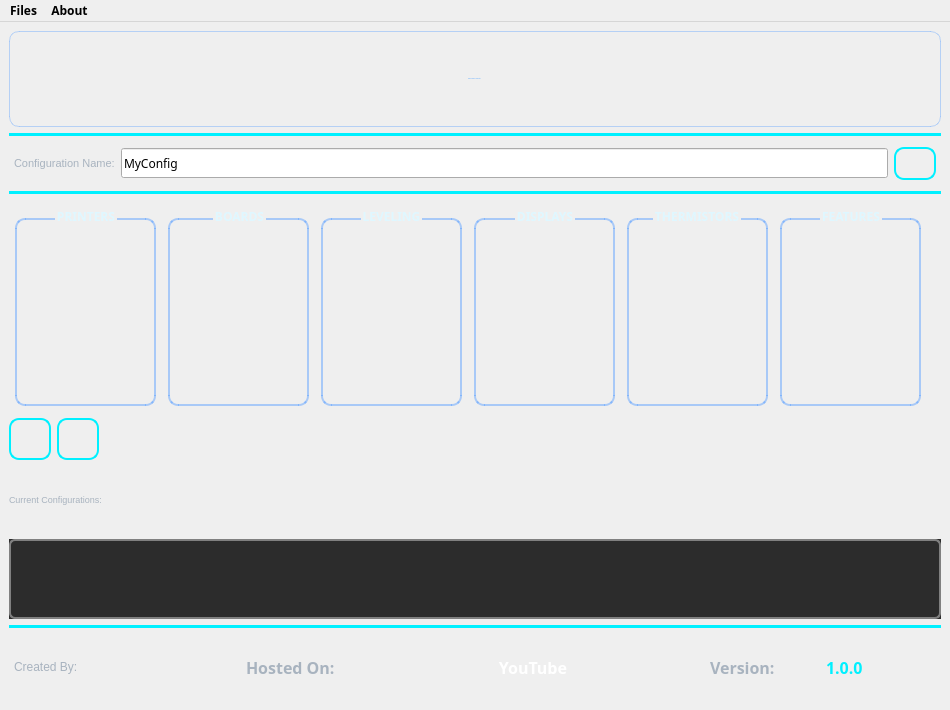
<?xml version="1.0" encoding="UTF-8"?>
<ui version="4.0">
 <author>xXHenneBXx</author>
 <class>MainWindow</class>
 <widget class="QMainWindow" name="MainWindow">
  <property name="geometry">
   <rect>
    <x>0</x>
    <y>0</y>
    <width>950</width>
    <height>710</height>
   </rect>
  </property>
  <property name="maximumSize">
   <size>
    <width>950</width>
    <height>710</height>
   </size>
  </property>
  <property name="font">
   <font>
    <family>Segoe UI Semibold</family>
    <bold>true</bold>
   </font>
  </property>
  <property name="contextMenuPolicy">
   <enum>Qt::ContextMenuPolicy::DefaultContextMenu</enum>
  </property>
  <property name="windowTitle">
   <string>Marlin Firmware Configurator</string>
  </property>
  <property name="windowIcon">
   <iconset resource="resources.qrc">
    <normaloff>:/icons/icons/App/AppIcon.png</normaloff>:/icons/icons/App/AppIcon.png</iconset>
  </property>
  <property name="layoutDirection">
   <enum>Qt::LayoutDirection::LeftToRight</enum>
  </property>
  <property name="autoFillBackground">
   <bool>false</bool>
  </property>
  <property name="styleSheet">
   <string notr="true"/>
  </property>
  <property name="iconSize">
   <size>
    <width>60</width>
    <height>60</height>
   </size>
  </property>
  <property name="unifiedTitleAndToolBarOnMac">
   <bool>true</bool>
  </property>
  <widget class="QWidget" name="centralwidget">
   <property name="minimumSize">
    <size>
     <width>950</width>
     <height>600</height>
    </size>
   </property>
   <property name="font">
    <font>
     <pointsize>12</pointsize>
    </font>
   </property>
   <property name="autoFillBackground">
    <bool>false</bool>
   </property>
   <property name="styleSheet">
    <string notr="true">QWidget
{
	background-image: url(:/icons/icons/App/background.png);
}

QGroupBox
 {
	background: qlineargradient(spread:pad, x1:0, y1:1, x2:0, y2:0.25,
							stop:0 rgba(29, 192, 197, 0.92),
							stop:0.32 rgba(34, 126, 255, 0.55),
							stop:1 rgba(22, 27, 34, 0.98));
	border: 1.55px solid rgba(96, 162, 255, 0.5);
	border-radius: 10px;
	margin-top: 12px;
	font-weight: 600;
	color: #dff7ff;
	padding-top: 8px;
}

QWidget#headerWidget {
            background: qlineargradient(spread:pad, x1:0, y1:1, x2:0, y2:0,
                                        stop:0 rgba(29, 192, 197, 0.92),
                                        stop:0.35 rgba(35, 134, 255, 0.54),
                                        stop:1 rgba(13, 17, 23, 0.96));
            border: 1px solid rgba(96, 162, 255, 0.4);
            border-radius: 10px;
}

QGroupBox QCheckBox, QGroupBox QRadioButton {
        spacing: 8px;
        background: none;
        border: none;
}

QCheckBox::indicator, QRadioButton::indicator {
        width: 14px;
        height: 14px;
        border: 1px solid #30363d;
        background: #1c2128;
}

QCheckBox::indicator:checked, QRadioButton::indicator:checked {
        background: #48ff00;
        border-color: #58a6ff;
}

    QScrollBar:vertical {
        border: none;
        background: rgba(22, 27, 34, 0.5); 
        width: 6px;
        margin: 0px;
        border-radius: 3px;
    }

    QScrollBar::handle:vertical {
        background: rgba(34, 126, 255, 0.55);
        min-height: 15px;
        border-radius: 3px;
    }

    QScrollBar::handle:vertical:hover {
        background: rgba(34, 126, 255, 0.85);
    }

    QScrollBar::add-line:vertical, QScrollBar::sub-line:vertical {
        height: 0px;
        background: none;
    }</string>
   </property>
   <layout class="QGridLayout" name="gridLayout_2">
    <item row="5" column="1">
     <widget class="QPushButton" name="copyButton">
      <property name="enabled">
       <bool>true</bool>
      </property>
      <property name="sizePolicy">
       <sizepolicy hsizetype="Preferred" vsizetype="Preferred">
        <horstretch>0</horstretch>
        <verstretch>0</verstretch>
       </sizepolicy>
      </property>
      <property name="maximumSize">
       <size>
        <width>42</width>
        <height>42</height>
       </size>
      </property>
      <property name="font">
       <font>
        <family>Yu Gothic UI Semibold</family>
        <pointsize>6</pointsize>
        <italic>false</italic>
        <fontweight>DemiBold</fontweight>
       </font>
      </property>
      <property name="mouseTracking">
       <bool>true</bool>
      </property>
      <property name="styleSheet">
       <string notr="true">QPushButton {
border: 2px solid #00f0ff ;
color: #00f0ff;
border-radius: 10px;
padding: 6px 10px;
background-color: transparent;
background: transparent;
}

QPushButton:hover {
 border: 2px solid rgba(96, 162, 255, 0.4);
 border-radius: 10px;
 background-color:  #079fff;
}, 

QPushButton:pressed {
border: 1px solid #00f0ff;
border-radius: 20px;
background-color:  #079fff;
}</string>
      </property>
      <property name="text">
       <string/>
      </property>
      <property name="icon">
       <iconset resource="resources.qrc">
        <normaloff>:/icons/icons/AppIcons/copy.png</normaloff>:/icons/icons/AppIcons/copy.png</iconset>
      </property>
      <property name="iconSize">
       <size>
        <width>80</width>
        <height>40</height>
       </size>
      </property>
     </widget>
    </item>
    <item row="9" column="0" colspan="3">
     <layout class="QHBoxLayout" name="horizontalLayout">
      <property name="leftMargin">
       <number>5</number>
      </property>
      <property name="topMargin">
       <number>5</number>
      </property>
      <property name="rightMargin">
       <number>5</number>
      </property>
      <property name="bottomMargin">
       <number>5</number>
      </property>
      <item>
       <widget class="QLabel" name="authorTitle">
        <property name="font">
         <font>
          <family>Segoe UI</family>
          <pointsize>9</pointsize>
          <italic>false</italic>
          <bold>false</bold>
         </font>
        </property>
        <property name="styleSheet">
         <string notr="true">font: 9pt &quot;Segoe UI&quot;;
color: #a8b3bf;
background: none;</string>
        </property>
        <property name="text">
         <string>&lt;html&gt;&lt;head/&gt;&lt;body&gt;&lt;p&gt;Created By:&lt;/p&gt;&lt;/body&gt;&lt;/html&gt;</string>
        </property>
       </widget>
      </item>
      <item>
       <widget class="QLabel" name="AuthorImage">
        <property name="font">
         <font>
          <family>Lucida Bright</family>
         </font>
        </property>
        <property name="styleSheet">
         <string notr="true">background: none</string>
        </property>
        <property name="text">
         <string/>
        </property>
        <property name="pixmap">
         <pixmap resource="resources.qrc">:/icons/icons/App/Author.png</pixmap>
        </property>
       </widget>
      </item>
      <item>
       <widget class="QLabel" name="label">
        <property name="maximumSize">
         <size>
          <width>125</width>
          <height>25</height>
         </size>
        </property>
        <property name="styleSheet">
         <string notr="true">font: 9pt &quot;Segoe UI&quot;;
color: #a8b3bf;
background: none;</string>
        </property>
        <property name="text">
         <string>Hosted On:</string>
        </property>
        <property name="margin">
         <number>-1</number>
        </property>
       </widget>
      </item>
      <item>
       <widget class="QPushButton" name="githubButton">
        <property name="sizePolicy">
         <sizepolicy hsizetype="Preferred" vsizetype="Preferred">
          <horstretch>0</horstretch>
          <verstretch>0</verstretch>
         </sizepolicy>
        </property>
        <property name="styleSheet">
         <string notr="true">QPushButton {
   padding: 6px 10px;
   background-color: transparent;
   background: transparent;
}

QPushButton:hover {
   border: 1px solid black;
   border-radius: 20px;
   background-color:  #079fff;
}, 

QPushButton:pressed {
   border: 1px solid #00f0ff;
   border-radius: 20px;
	background-color:  #079fff;
}
</string>
        </property>
        <property name="text">
         <string/>
        </property>
        <property name="icon">
         <iconset resource="resources.qrc">
          <normaloff>:/icons/icons/Github/PNG/GitHub_Lockup_White_Clearspace.png</normaloff>:/icons/icons/Github/PNG/GitHub_Lockup_White_Clearspace.png</iconset>
        </property>
        <property name="iconSize">
         <size>
          <width>165</width>
          <height>40</height>
         </size>
        </property>
        <property name="flat">
         <bool>true</bool>
        </property>
       </widget>
      </item>
      <item>
       <widget class="QPushButton" name="youtubeButton">
        <property name="sizePolicy">
         <sizepolicy hsizetype="Preferred" vsizetype="Preferred">
          <horstretch>0</horstretch>
          <verstretch>0</verstretch>
         </sizepolicy>
        </property>
        <property name="styleSheet">
         <string notr="true">QPushButton {
   font-family: &quot;Roboto Sans Bold&quot;;
   font-weight: 800;
   font-size: 12pt;
   padding: 6px 10px;
   color: #ffffff;
   background-color: transparent;
   background: transparent;
}

QPushButton:hover {
  border: 1px solid black;
  border-radius: 20px;
  background-color: qlineargradient(x1:0, y1:0, x2:0, y2:1,stop:0 #ff0033, stop:1 #ca0000);
  color: black;
}, 

QPushButton:pressed {
   border: 2px solid #00f0ff;
   border-radius: 15px;
   background-color: qlineargradient(x1:0, y1:0, x2:0, y2:1, stop:0 #E6E6E6, stop:1 #dcdcdc);
   color: #00f0ff;
}</string>
        </property>
        <property name="text">
         <string>YouTube</string>
        </property>
        <property name="icon">
         <iconset resource="resources.qrc">
          <normaloff>:/icons/icons/Youtube/Digital/01 Red/yt_icon_red_digital.png</normaloff>:/icons/icons/Youtube/Digital/01 Red/yt_icon_red_digital.png</iconset>
        </property>
        <property name="iconSize">
         <size>
          <width>75</width>
          <height>45</height>
         </size>
        </property>
        <property name="flat">
         <bool>true</bool>
        </property>
       </widget>
      </item>
      <item>
       <widget class="QPushButton" name="discordButton">
        <property name="styleSheet">
         <string notr="true">QPushButton {
   padding: 6px 10px;
   background-color: transparent;
   background: transparent;
}

QPushButton:hover {
   border: 1px solid black;
   border-radius: 15px;
   background-color:  #E0E3FF;
}

QPushButton:pressed {
   border: 1px solid #00f0ff;
   border-radius: 20px;
   background-color:  #E0E3FF;
}
</string>
        </property>
        <property name="text">
         <string/>
        </property>
        <property name="icon">
         <iconset resource="resources.qrc">
          <normaloff>:/icons/icons/Discord/Logo_RGB/Discord-Logo-Blurple.png</normaloff>:/icons/icons/Discord/Logo_RGB/Discord-Logo-Blurple.png</iconset>
        </property>
        <property name="iconSize">
         <size>
          <width>125</width>
          <height>40</height>
         </size>
        </property>
        <property name="flat">
         <bool>true</bool>
        </property>
       </widget>
      </item>
      <item>
       <widget class="QLabel" name="versionLabel">
        <property name="styleSheet">
         <string notr="true">font: 10pt &quot;Segoe UI&quot;;
color: #a8b3bf;
background: none;</string>
        </property>
        <property name="text">
         <string>Version:</string>
        </property>
       </widget>
      </item>
      <item>
       <widget class="QLabel" name="Version">
        <property name="styleSheet">
         <string notr="true">color: rgba(0, 240, 255, 1.0);
font: 10pt &quot;Segoe UI&quot;;
background: none;</string>
        </property>
        <property name="text">
         <string>1.0.0</string>
        </property>
       </widget>
      </item>
     </layout>
    </item>
    <item row="0" column="0" colspan="3">
     <widget class="QWidget" name="headerWidget" native="true">
      <property name="sizePolicy">
       <sizepolicy hsizetype="Preferred" vsizetype="Fixed">
        <horstretch>0</horstretch>
        <verstretch>0</verstretch>
       </sizepolicy>
      </property>
      <property name="minimumSize">
       <size>
        <width>0</width>
        <height>96</height>
       </size>
      </property>
      <property name="font">
       <font>
        <family>Lucida Bright</family>
       </font>
      </property>
      <property name="styleSheet">
       <string notr="true">
 </string>
      </property>
      <layout class="QGridLayout" name="gridLayout">
       <item row="0" column="0">
        <spacer name="horizontalSpacer">
         <property name="orientation">
          <enum>Qt::Orientation::Horizontal</enum>
         </property>
         <property name="sizeHint" stdset="0">
          <size>
           <width>167</width>
           <height>20</height>
          </size>
         </property>
        </spacer>
       </item>
       <item row="0" column="1">
        <widget class="QLabel" name="titleLabel">
         <property name="font">
          <font>
           <family>Segoe UI</family>
           <pointsize>-1</pointsize>
           <italic>false</italic>
           <fontweight>ExtraBold</fontweight>
          </font>
         </property>
         <property name="focusPolicy">
          <enum>Qt::FocusPolicy::NoFocus</enum>
         </property>
         <property name="layoutDirection">
          <enum>Qt::LayoutDirection::LeftToRight</enum>
         </property>
         <property name="styleSheet">
          <string notr="true">font: 800 40px 'Segoe UI';
color: #58a6ff;
background:transparent;
</string>
         </property>
         <property name="frameShadow">
          <enum>QFrame::Shadow::Plain</enum>
         </property>
         <property name="text">
          <string>Marlin Firmware Configurator</string>
         </property>
         <property name="scaledContents">
          <bool>false</bool>
         </property>
        </widget>
       </item>
       <item row="0" column="2">
        <spacer name="horizontalSpacer_2">
         <property name="orientation">
          <enum>Qt::Orientation::Horizontal</enum>
         </property>
         <property name="sizeHint" stdset="0">
          <size>
           <width>166</width>
           <height>20</height>
          </size>
         </property>
        </spacer>
       </item>
      </layout>
     </widget>
    </item>
    <item row="6" column="0" colspan="3">
     <widget class="QLabel" name="commandLabel">
      <property name="font">
       <font>
        <family>Segoe UI</family>
        <italic>false</italic>
        <bold>false</bold>
       </font>
      </property>
      <property name="styleSheet">
       <string notr="true">color: #a8b3bf; 
background:transparent</string>
      </property>
      <property name="text">
       <string>&lt;html&gt;&lt;head/&gt;&lt;body&gt;&lt;p&gt;&lt;span style=&quot; font-size:7pt;&quot;&gt;Current Configurations:&lt;/span&gt;&lt;/p&gt;&lt;/body&gt;&lt;/html&gt;</string>
      </property>
      <property name="margin">
       <number>-1</number>
      </property>
     </widget>
    </item>
    <item row="8" column="0" colspan="3">
     <widget class="Line" name="line_2">
      <property name="maximumSize">
       <size>
        <width>16777215</width>
        <height>3</height>
       </size>
      </property>
      <property name="styleSheet">
       <string notr="true">border: 2px solid rgba(0, 240, 255, 1.0);
border-radius: 10px;</string>
      </property>
      <property name="lineWidth">
       <number>-1</number>
      </property>
      <property name="midLineWidth">
       <number>4</number>
      </property>
      <property name="orientation">
       <enum>Qt::Orientation::Horizontal</enum>
      </property>
     </widget>
    </item>
    <item row="5" column="0">
     <widget class="QPushButton" name="generateButton">
      <property name="maximumSize">
       <size>
        <width>42</width>
        <height>42</height>
       </size>
      </property>
      <property name="font">
       <font>
        <family>Yu Gothic UI Semibold</family>
        <pointsize>9</pointsize>
        <italic>false</italic>
        <fontweight>DemiBold</fontweight>
       </font>
      </property>
      <property name="mouseTracking">
       <bool>true</bool>
      </property>
      <property name="styleSheet">
       <string notr="true">QPushButton {
border: 2px solid #00f0ff ;
color: #00f0ff;
border-radius: 10px;
padding: 6px 10px;
background-color: transparent;
background: transparent;
}

QPushButton:hover {
 border: 2px solid rgba(96, 162, 255, 0.4);
 border-radius: 10px;
 background-color:  #079fff;
}, 

QPushButton:pressed {
border: 1px solid #00f0ff;
border-radius: 20px;
background-color:  #079fff;
}</string>
      </property>
      <property name="text">
       <string/>
      </property>
      <property name="icon">
       <iconset resource="resources.qrc">
        <normaloff>:/icons/icons/AppIcons/display.png</normaloff>:/icons/icons/AppIcons/display.png</iconset>
      </property>
      <property name="iconSize">
       <size>
        <width>40</width>
        <height>40</height>
       </size>
      </property>
     </widget>
    </item>
    <item row="7" column="0" colspan="3">
     <widget class="QPlainTextEdit" name="commandPreview">
      <property name="maximumSize">
       <size>
        <width>16777215</width>
        <height>80</height>
       </size>
      </property>
      <property name="font">
       <font>
        <family>Lucida Bright</family>
       </font>
      </property>
      <property name="autoFillBackground">
       <bool>true</bool>
      </property>
      <property name="styleSheet">
       <string notr="true">border: 2px solid gray ;
color: #48ff00;
border-radius: 6px;
/*padding: 6px 10px;*/
background: rgb(44, 44, 44)
</string>
      </property>
      <property name="readOnly">
       <bool>true</bool>
      </property>
     </widget>
    </item>
    <item row="2" column="0" colspan="3">
     <layout class="QHBoxLayout" name="horizontalLayout_2">
      <property name="leftMargin">
       <number>5</number>
      </property>
      <property name="topMargin">
       <number>5</number>
      </property>
      <property name="rightMargin">
       <number>5</number>
      </property>
      <property name="bottomMargin">
       <number>5</number>
      </property>
      <item>
       <widget class="QLabel" name="nameLabel">
        <property name="font">
         <font>
          <family>Segoe UI</family>
          <pointsize>9</pointsize>
          <italic>false</italic>
          <bold>false</bold>
         </font>
        </property>
        <property name="styleSheet">
         <string notr="true">QLabel#nameLabel 
{ 
font: 9pt &quot;Segoe UI&quot;;
color: #a8b3bf;
background:transparent
}</string>
        </property>
        <property name="text">
         <string>&lt;html&gt;&lt;head/&gt;&lt;body&gt;&lt;p&gt;&lt;span style=&quot; font-size:8pt;&quot;&gt;Configuration Name:&lt;/span&gt;&lt;/p&gt;&lt;/body&gt;&lt;/html&gt;</string>
        </property>
       </widget>
      </item>
      <item>
       <widget class="QLineEdit" name="configNameEdit">
        <property name="sizePolicy">
         <sizepolicy hsizetype="Expanding" vsizetype="Expanding">
          <horstretch>0</horstretch>
          <verstretch>0</verstretch>
         </sizepolicy>
        </property>
        <property name="maximumSize">
         <size>
          <width>16777215</width>
          <height>30</height>
         </size>
        </property>
        <property name="font">
         <font>
          <family>Lucida Bright</family>
         </font>
        </property>
        <property name="text">
         <string>MyConfig</string>
        </property>
        <property name="frame">
         <bool>true</bool>
        </property>
       </widget>
      </item>
      <item>
       <widget class="QPushButton" name="autoNameButton">
        <property name="sizePolicy">
         <sizepolicy hsizetype="Preferred" vsizetype="Preferred">
          <horstretch>0</horstretch>
          <verstretch>0</verstretch>
         </sizepolicy>
        </property>
        <property name="maximumSize">
         <size>
          <width>42</width>
          <height>42</height>
         </size>
        </property>
        <property name="font">
         <font>
          <family>Yu Gothic UI Semibold</family>
          <pointsize>9</pointsize>
          <italic>false</italic>
          <fontweight>DemiBold</fontweight>
         </font>
        </property>
        <property name="mouseTracking">
         <bool>true</bool>
        </property>
        <property name="styleSheet">
         <string notr="true">QPushButton {
border: 2px solid #00f0ff ;
color: #00f0ff;
border-radius: 10px;
padding: 6px 10px;
background-color: transparent;
background: transparent;
}

QPushButton:hover {
 border: 2px solid rgba(96, 162, 255, 0.4);
 border-radius: 10px;
 background-color:  #079fff;
}, 

QPushButton:pressed {
border: 1px solid #00f0ff;
border-radius: 20px;
background-color:  #079fff;
}</string>
        </property>
        <property name="text">
         <string/>
        </property>
        <property name="icon">
         <iconset resource="resources.qrc">
          <normaloff>:/icons/icons/AppIcons/auto_name.png</normaloff>:/icons/icons/AppIcons/auto_name.png</iconset>
        </property>
        <property name="iconSize">
         <size>
          <width>40</width>
          <height>40</height>
         </size>
        </property>
        <property name="flat">
         <bool>false</bool>
        </property>
       </widget>
      </item>
     </layout>
    </item>
    <item row="1" column="0" colspan="3">
     <widget class="Line" name="line">
      <property name="maximumSize">
       <size>
        <width>16777215</width>
        <height>3</height>
       </size>
      </property>
      <property name="autoFillBackground">
       <bool>false</bool>
      </property>
      <property name="styleSheet">
       <string notr="true">border: 2px solid rgba(0, 240, 255, 1.0);
border-radius: 5px;</string>
      </property>
      <property name="midLineWidth">
       <number>2</number>
      </property>
      <property name="orientation">
       <enum>Qt::Orientation::Horizontal</enum>
      </property>
     </widget>
    </item>
    <item row="4" column="0" colspan="3">
     <layout class="QHBoxLayout" name="scrollContentLayout">
      <property name="spacing">
       <number>12</number>
      </property>
      <property name="leftMargin">
       <number>6</number>
      </property>
      <property name="topMargin">
       <number>6</number>
      </property>
      <property name="rightMargin">
       <number>6</number>
      </property>
      <property name="bottomMargin">
       <number>6</number>
      </property>
      <item>
       <widget class="QGroupBox" name="printerGroupBox">
        <property name="sizePolicy">
         <sizepolicy hsizetype="Preferred" vsizetype="Preferred">
          <horstretch>0</horstretch>
          <verstretch>0</verstretch>
         </sizepolicy>
        </property>
        <property name="minimumSize">
         <size>
          <width>141</width>
          <height>200</height>
         </size>
        </property>
        <property name="font">
         <font>
          <family>Lucida Bright</family>
          <fontweight>DemiBold</fontweight>
         </font>
        </property>
        <property name="autoFillBackground">
         <bool>false</bool>
        </property>
        <property name="styleSheet">
         <string notr="true">
/*QGroupBox#printerGroupBox QCheckBox::indicator {
	image: url(:/icons/3d_printer.png);
	width: 18px;
	height: 18px;
}*/</string>
        </property>
        <property name="title">
         <string>PRINTERS</string>
        </property>
        <property name="alignment">
         <set>Qt::AlignmentFlag::AlignCenter</set>
        </property>
        <property name="flat">
         <bool>false</bool>
        </property>
        <property name="checkable">
         <bool>false</bool>
        </property>
        <layout class="QVBoxLayout" name="printerLayout">
         <property name="spacing">
          <number>4</number>
         </property>
         <property name="leftMargin">
          <number>10</number>
         </property>
         <property name="topMargin">
          <number>12</number>
         </property>
         <property name="rightMargin">
          <number>10</number>
         </property>
         <property name="bottomMargin">
          <number>8</number>
         </property>
        </layout>
       </widget>
      </item>
      <item>
       <widget class="QGroupBox" name="boardGroupBox">
        <property name="sizePolicy">
         <sizepolicy hsizetype="Preferred" vsizetype="Preferred">
          <horstretch>0</horstretch>
          <verstretch>0</verstretch>
         </sizepolicy>
        </property>
        <property name="minimumSize">
         <size>
          <width>141</width>
          <height>200</height>
         </size>
        </property>
        <property name="font">
         <font>
          <family>Lucida Bright</family>
          <fontweight>DemiBold</fontweight>
         </font>
        </property>
        <property name="styleSheet">
         <string notr="true">

/*QGroupBox#boardGroupBox QCheckBox::indicator {
            image: url(:/icons/motherboard.png);
            width: 18px;
            height: 18px;
        }*/</string>
        </property>
        <property name="title">
         <string>BOARDS</string>
        </property>
        <property name="alignment">
         <set>Qt::AlignmentFlag::AlignCenter</set>
        </property>
        <layout class="QVBoxLayout" name="boardLayout">
         <property name="spacing">
          <number>4</number>
         </property>
         <property name="leftMargin">
          <number>10</number>
         </property>
         <property name="topMargin">
          <number>12</number>
         </property>
         <property name="rightMargin">
          <number>10</number>
         </property>
         <property name="bottomMargin">
          <number>8</number>
         </property>
        </layout>
       </widget>
      </item>
      <item>
       <widget class="QGroupBox" name="levelingGroupBox">
        <property name="sizePolicy">
         <sizepolicy hsizetype="Preferred" vsizetype="Preferred">
          <horstretch>0</horstretch>
          <verstretch>0</verstretch>
         </sizepolicy>
        </property>
        <property name="minimumSize">
         <size>
          <width>141</width>
          <height>200</height>
         </size>
        </property>
        <property name="font">
         <font>
          <family>Lucida Bright</family>
          <fontweight>DemiBold</fontweight>
         </font>
        </property>
        <property name="styleSheet">
         <string notr="true">
/*QGroupBox#levelingGroupBox QCheckBox::indicator {
            image: url(:/icons/level.png);
            width: 18px;
            height: 18px;
}*/</string>
        </property>
        <property name="title">
         <string>LEVELING</string>
        </property>
        <property name="alignment">
         <set>Qt::AlignmentFlag::AlignCenter</set>
        </property>
        <layout class="QVBoxLayout" name="levelingLayout">
         <property name="spacing">
          <number>4</number>
         </property>
         <property name="leftMargin">
          <number>10</number>
         </property>
         <property name="topMargin">
          <number>12</number>
         </property>
         <property name="rightMargin">
          <number>10</number>
         </property>
         <property name="bottomMargin">
          <number>8</number>
         </property>
        </layout>
       </widget>
      </item>
      <item>
       <widget class="QGroupBox" name="displayGroupBox">
        <property name="sizePolicy">
         <sizepolicy hsizetype="Preferred" vsizetype="Preferred">
          <horstretch>0</horstretch>
          <verstretch>0</verstretch>
         </sizepolicy>
        </property>
        <property name="minimumSize">
         <size>
          <width>141</width>
          <height>200</height>
         </size>
        </property>
        <property name="font">
         <font>
          <family>Lucida Bright</family>
          <fontweight>DemiBold</fontweight>
         </font>
        </property>
        <property name="styleSheet">
         <string notr="true">
/*QGroupBox#displayGroupBox QCheckBox::indicator 
{
	image: url(:/icons/display.png);
	 width: 18px;
	 height: 18px;
}*/</string>
        </property>
        <property name="title">
         <string>DISPLAYS</string>
        </property>
        <property name="alignment">
         <set>Qt::AlignmentFlag::AlignCenter</set>
        </property>
        <layout class="QVBoxLayout" name="displayLayout">
         <property name="spacing">
          <number>4</number>
         </property>
         <property name="leftMargin">
          <number>10</number>
         </property>
         <property name="topMargin">
          <number>12</number>
         </property>
         <property name="rightMargin">
          <number>10</number>
         </property>
         <property name="bottomMargin">
          <number>8</number>
         </property>
        </layout>
       </widget>
      </item>
      <item>
       <widget class="QGroupBox" name="thermistorGroupBox">
        <property name="sizePolicy">
         <sizepolicy hsizetype="Preferred" vsizetype="Preferred">
          <horstretch>0</horstretch>
          <verstretch>0</verstretch>
         </sizepolicy>
        </property>
        <property name="minimumSize">
         <size>
          <width>141</width>
          <height>200</height>
         </size>
        </property>
        <property name="font">
         <font>
          <family>Lucida Bright</family>
          <fontweight>DemiBold</fontweight>
         </font>
        </property>
        <property name="styleSheet">
         <string notr="true">/*QGroupBox#thermistorGroupBox QCheckBox::indicator {
            image: url(:/icons/thermistor.png);
            width: 18px;
            height: 18px;
}
*/</string>
        </property>
        <property name="title">
         <string>THERMISTORS</string>
        </property>
        <property name="alignment">
         <set>Qt::AlignmentFlag::AlignCenter</set>
        </property>
        <layout class="QVBoxLayout" name="thermistorLayout">
         <property name="spacing">
          <number>4</number>
         </property>
         <property name="leftMargin">
          <number>10</number>
         </property>
         <property name="topMargin">
          <number>12</number>
         </property>
         <property name="rightMargin">
          <number>10</number>
         </property>
         <property name="bottomMargin">
          <number>8</number>
         </property>
        </layout>
       </widget>
      </item>
      <item>
       <widget class="QGroupBox" name="featuresGroupBox">
        <property name="sizePolicy">
         <sizepolicy hsizetype="Preferred" vsizetype="Preferred">
          <horstretch>0</horstretch>
          <verstretch>0</verstretch>
         </sizepolicy>
        </property>
        <property name="minimumSize">
         <size>
          <width>141</width>
          <height>200</height>
         </size>
        </property>
        <property name="font">
         <font>
          <family>Lucida Bright</family>
          <fontweight>DemiBold</fontweight>
         </font>
        </property>
        <property name="styleSheet">
         <string notr="true">
/*QGroupBox#featuresGroupBox QCheckBox::indicator {
            image: url(:/icons/features.png);
            width: 18px;
            height: 18px;
        }*/</string>
        </property>
        <property name="title">
         <string>FEATURES</string>
        </property>
        <property name="alignment">
         <set>Qt::AlignmentFlag::AlignCenter</set>
        </property>
        <layout class="QVBoxLayout" name="featureLayout">
         <property name="spacing">
          <number>4</number>
         </property>
         <property name="leftMargin">
          <number>10</number>
         </property>
         <property name="topMargin">
          <number>12</number>
         </property>
         <property name="rightMargin">
          <number>10</number>
         </property>
         <property name="bottomMargin">
          <number>8</number>
         </property>
        </layout>
       </widget>
      </item>
      <item>
       <spacer name="scrollContentSpacer">
        <property name="orientation">
         <enum>Qt::Orientation::Horizontal</enum>
        </property>
        <property name="sizeHint" stdset="0">
         <size>
          <width>40</width>
          <height>20</height>
         </size>
        </property>
       </spacer>
      </item>
     </layout>
    </item>
    <item row="3" column="0" colspan="3">
     <widget class="Line" name="line_3">
      <property name="maximumSize">
       <size>
        <width>16777215</width>
        <height>3</height>
       </size>
      </property>
      <property name="styleSheet">
       <string notr="true">border: 2px solid rgba(0, 240, 255, 1.0);
border-radius: 5px;</string>
      </property>
      <property name="orientation">
       <enum>Qt::Orientation::Horizontal</enum>
      </property>
     </widget>
    </item>
   </layout>
  </widget>
  <widget class="QMenuBar" name="menuBar">
   <property name="geometry">
    <rect>
     <x>0</x>
     <y>0</y>
     <width>950</width>
     <height>37</height>
    </rect>
   </property>
   <widget class="QMenu" name="menuAbout">
    <property name="title">
     <string>Files</string>
    </property>
    <addaction name="actionPrebuil_Configurations"/>
   </widget>
   <widget class="QMenu" name="menuAbout_2">
    <property name="title">
     <string>About</string>
    </property>
    <addaction name="actionInfo"/>
   </widget>
   <addaction name="menuAbout"/>
   <addaction name="menuAbout_2"/>
  </widget>
  <action name="actionDonate">
   <property name="text">
    <string>Donate</string>
   </property>
  </action>
  <action name="actionInfo">
   <property name="icon">
    <iconset theme="QIcon::ThemeIcon::InsertImage"/>
   </property>
   <property name="text">
    <string>About</string>
   </property>
  </action>
  <action name="actionPrebuil_Configurations">
   <property name="icon">
    <iconset resource="resources.qrc">
     <normaloff>:/icons/icons/AppIcons/3d_printer.png</normaloff>:/icons/icons/AppIcons/3d_printer.png</iconset>
   </property>
   <property name="text">
    <string>Prebuilt Configurations</string>
   </property>
  </action>
 </widget>
 <resources>
  <include location="resources.qrc"/>
 </resources>
 <connections/>
</ui>
